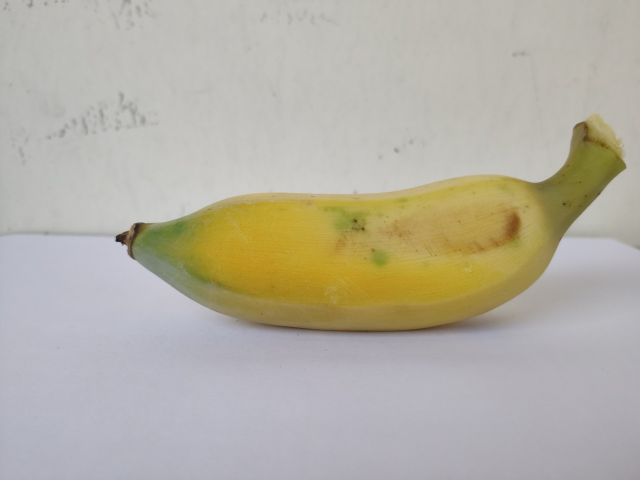
#> input picture webs/image/11.jpg, 1280 x 960 px (shown at 1/2 size)
$ python -i color_papaya.py   (imports and definitions only)
#> lines starting #> are read from the running program, lines starting #| are printed output that depends on the picture; after the words box and inside, x2 and y2 are one past the last pixel; in counts of white or black regions, pixels touching at a corner belong together
#> further down, picture is the input picture: shape (960, 1280, 3); mean B, G, R 163.1, 176.1, 180.7
import cv2
import numpy as np
from pandas.core import frame

def papaya_find_color(img):
    if img is None:
        print('Wrong path:')
    else:
        frame = cv2.resize(img, dsize=(550, 400))
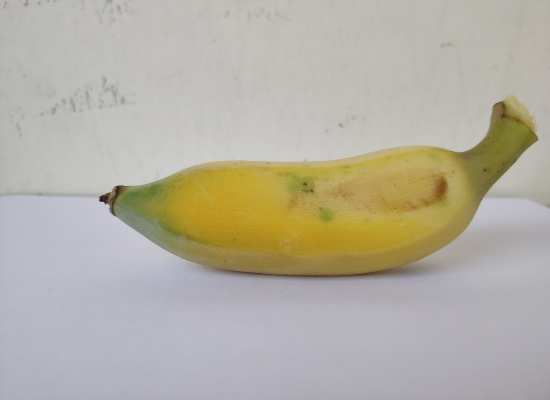
#> frame: shape (400, 550, 3); mean B, G, R 163, 176, 180.7
        hsv_frame = cv2.cvtColor(frame, cv2.COLOR_BGR2HSV)
#> hsv_frame: shape (400, 550, 3); mean H, S, V 63.9, 36.8, 184.1

        # Green color
        low_raw = np.array([26,51,101])
        high_raw = np.array([39,250,220])
        raw_mask = cv2.inRange(hsv_frame, low_raw, high_raw)
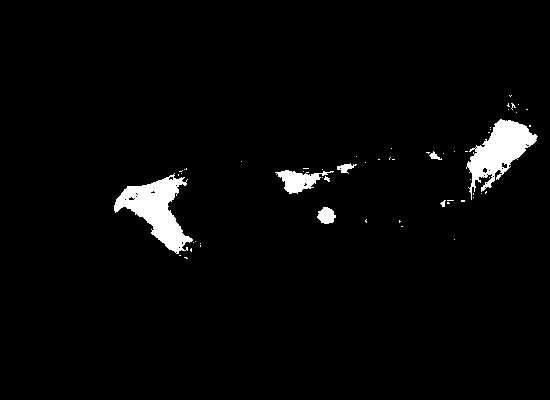
#> raw_mask: shape (400, 550); 2.9% white; 59 white regions (51 under 20 px), largest, box (x1, y1, x2, y2) and area: (114, 173, 193, 254) 2736, (466, 119, 538, 200) 2452, (275, 170, 334, 194) 660
        raw = cv2.bitwise_and(frame, frame, mask=raw_mask)
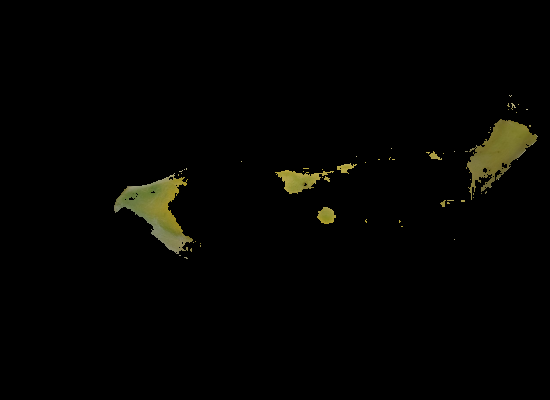
#> raw: shape (400, 550, 3); mean B, G, R 1.7, 3.7, 3.9

        # yellow color
        low_ripe = np.array([11, 33, 74])
        high_ripe = np.array([25, 186, 218])
        ripe_mask = cv2.inRange(hsv_frame, low_ripe, high_ripe)
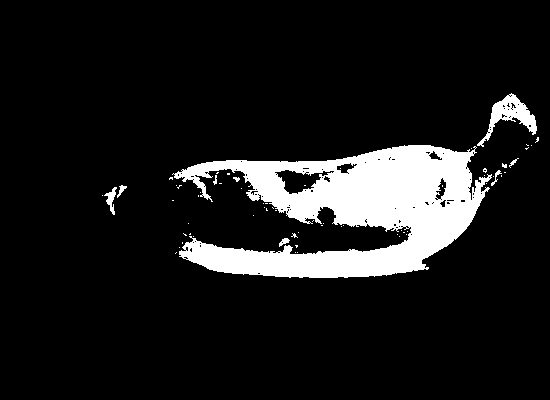
#> ripe_mask: shape (400, 550); 10.8% white; 65 white regions (56 under 20 px), largest, box (x1, y1, x2, y2) and area: (172, 145, 492, 278) 22250, (477, 93, 537, 147) 1006, (104, 187, 117, 215) 145
        ripe = cv2.bitwise_and(frame, frame, mask=ripe_mask)
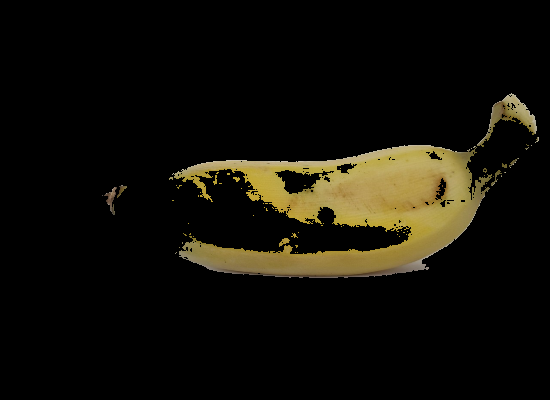
#> ripe: shape (400, 550, 3); mean B, G, R 8.3, 15.7, 18

    cv2.imwrite('webs/color/papaya/raw_papaya.png',raw)
    cv2.imwrite('webs/color/papaya/ripe_papaya.png',ripe)

>>> import cv2
>>> picture = cv2.imread('../image/11.jpg')
>>> result = papaya_find_color(picture)
